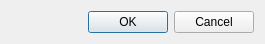
<?xml version="1.0" encoding="UTF-8"?>
<ui version="4.0">
 <class>DataTypeConversion</class>
 <widget class="QDialog" name="DataTypeConversion">
  <property name="geometry">
   <rect>
    <x>0</x>
    <y>0</y>
    <width>265</width>
    <height>41</height>
   </rect>
  </property>
  <property name="windowTitle">
   <string>Open with datatype conversion</string>
  </property>
  <layout class="QVBoxLayout" name="verticalLayout">
   <item>
    <widget class="QDialogButtonBox" name="buttonBox">
     <property name="orientation">
      <enum>Qt::Horizontal</enum>
     </property>
     <property name="standardButtons">
      <set>QDialogButtonBox::Cancel|QDialogButtonBox::Ok</set>
     </property>
    </widget>
   </item>
  </layout>
 </widget>
 <resources/>
 <connections>
  <connection>
   <sender>buttonBox</sender>
   <signal>accepted()</signal>
   <receiver>DataTypeConversion</receiver>
   <slot>accept()</slot>
   <hints>
    <hint type="sourcelabel">
     <x>248</x>
     <y>254</y>
    </hint>
    <hint type="destinationlabel">
     <x>157</x>
     <y>274</y>
    </hint>
   </hints>
  </connection>
  <connection>
   <sender>buttonBox</sender>
   <signal>rejected()</signal>
   <receiver>DataTypeConversion</receiver>
   <slot>reject()</slot>
   <hints>
    <hint type="sourcelabel">
     <x>316</x>
     <y>260</y>
    </hint>
    <hint type="destinationlabel">
     <x>286</x>
     <y>274</y>
    </hint>
   </hints>
  </connection>
 </connections>
</ui>
